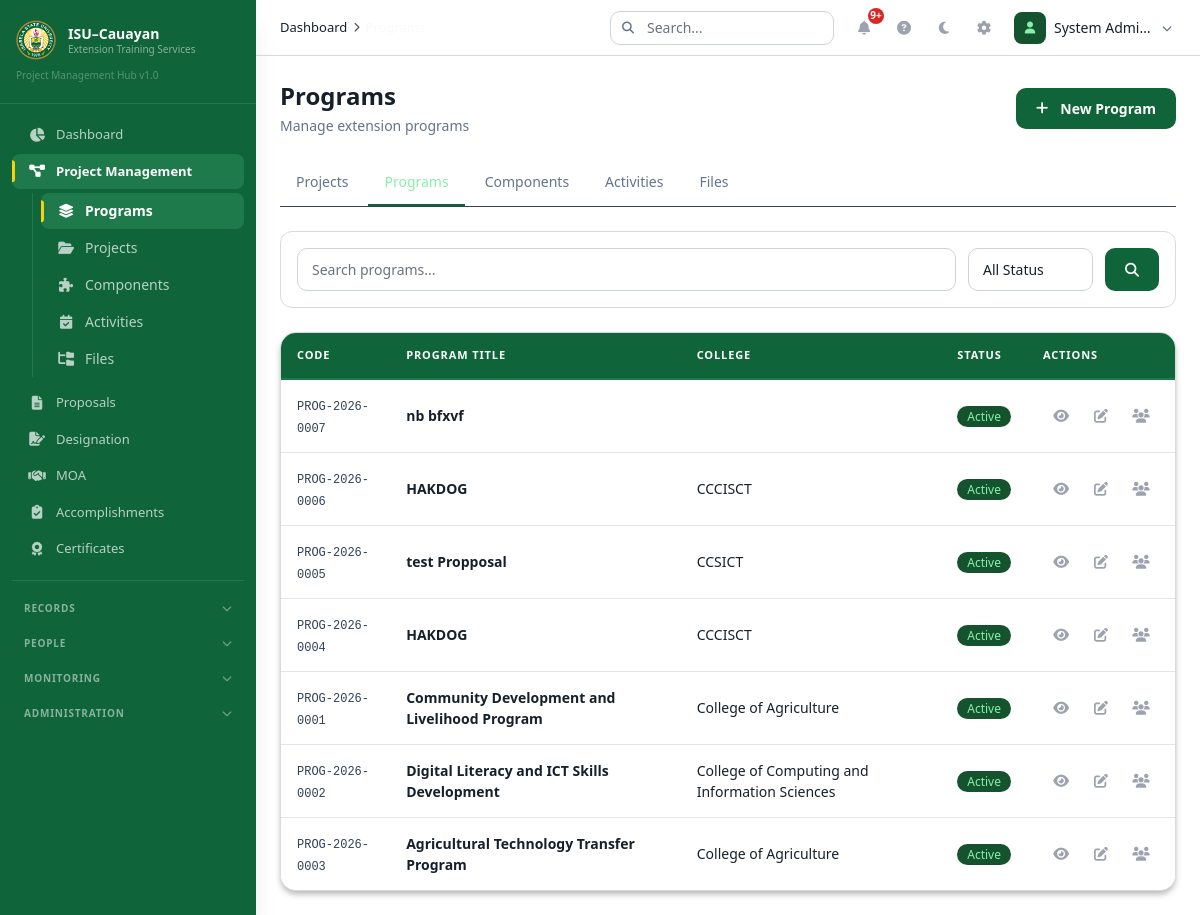
The page /index.php?module=programs (signed in) on the database its author committed.
### tables this page shows
CREATE TABLE `programs` (
  `id` int(11) NOT NULL,
  `program_code` varchar(30) NOT NULL,
  `title` varchar(255) NOT NULL,
  `description` text DEFAULT NULL,
  `college` varchar(150) DEFAULT NULL,
  `campus` varchar(100) DEFAULT NULL,
  `start_date` date DEFAULT NULL,
  `end_date` date DEFAULT NULL,
  `status` enum('draft','active','completed','archived') NOT NULL DEFAULT 'draft',
  `objectives` text DEFAULT NULL,
  `expected_outputs` text DEFAULT NULL,
  `budget_allocation` decimal(15,2) NOT NULL DEFAULT 0.00,
  `created_by` int(11) NOT NULL,
  `created_at` datetime NOT NULL DEFAULT current_timestamp(),
  `updated_at` datetime NOT NULL DEFAULT current_timestamp() ON UPDATE current_timestamp(),
  `deleted_at` datetime DEFAULT NULL
);

### controllers/Controllers.php (called while the page is built, shortened)
<?php
require_once __DIR__ . '/../config/helpers.php';
require_once __DIR__ . '/../includes/Permissions.php';
require_once __DIR__ . '/../includes/AssignmentVisibility.php';
class ProgramController {
    public function index() {
        $page = max(1, intval($_GET['page'] ?? 1));
        $limit = ITEMS_PER_PAGE;
        $offset = ($page - 1) * $limit;
        $result = AssignmentVisibility::getVisiblePrograms($_GET['search'] ?? '', $_GET['status'] ?? '', $limit, $offset);
        require_once __DIR__ . '/../layouts/header.php';
        require_once __DIR__ . '/../views/programs/index.php';
        require_once __DIR__ . '/../layouts/footer.php';
    }
}

### includes/Permissions.php (called while the page is built, shortened)
<?php
class Permissions {
    public static function getRole() { return $_SESSION['role'] ?? ''; }
    public static function isAdmin() { return self::getRole() === 'admin'; }
    public static function canCreateProgram() { return self::isAdmin() || self::isFaculty(); }
    public static function canEditProgram($id) {
        if (self::isAdmin()) return true;
        return self::isFaculty() && self::isAssignedToProgram($id);
    }
    public static function canAssignMembers() {
        return self::isAdmin() || self::isFaculty();
    }
}

### config/Database.php (called while the page is built, shortened)
<?php
class Database {
    private static $instance = null;
    private $conn;
    private function __construct() {
        try {
            $dsn = "mysql:host=" . DB_HOST . ";dbname=" . DB_NAME . ";charset=" . DB_CHARSET;
            $this->conn = new PDO($dsn, DB_USER, DB_PASS, [
                PDO::ATTR_ERRMODE => PDO::ERRMODE_EXCEPTION,
                PDO::ATTR_DEFAULT_FETCH_MODE => PDO::FETCH_ASSOC,
                PDO::ATTR_EMULATE_PREPARES => false,
            ]);
        } catch (PDOException $e) {
            die("Database connection failed: " . $e->getMessage());
        }
    }
    public static function getInstance() {
        if (self::$instance === null) self::$instance = new self();
        return self::$instance;
    }
    public function getConnection() { return $this->conn; }
}

### includes/AssignmentVisibility.php (called while the page is built, shortened)
<?php
class AssignmentVisibility {
    private static function isFaculty() { return ($_SESSION['role'] ?? '') === 'faculty'; }
    public static function getVisiblePrograms($search = '', $status = '', $limit = 50, $offset = 0) {
        $facultyId = self::isFaculty() ? self::getFacultyId() : null;
        $where = " WHERE p.deleted_at IS NULL";
        $params = [];
        $countSql = "SELECT COUNT(*) as count FROM programs p{$where}";
        $stmt = db()->prepare($countSql);
        $stmt->execute($params);
        $total = (int)$stmt->fetch()['count'];
        $sql = "SELECT p.* FROM programs p{$where} ORDER BY p.created_at DESC LIMIT ? OFFSET ?";
        $params[] = $limit; $params[] = $offset;
        $stmt = db()->prepare($sql);
        $stmt->execute($params);
        return ['data' => $stmt->fetchAll(), 'total' => $total];
    }
}

### views/programs/index.php (the view, shortened to what this page needs)
<div class="flex flex-col md:flex-row md:items-center justify-between gap-4 mb-6">
    <div><h1 class="text-2xl font-bold text-[#F9FAFB]">Programs</h1><p class="text-[#9CA3AF] text-sm mt-1">Manage extension programs</p></div>
    <?php if (Permissions::canCreateProgram()): ?>
        <button onclick="openCreateProgram()" class="btn-primary"><i class="fas fa-plus mr-1"></i> New Program</button>
    <?php endif; ?>
</div>
<?php require __DIR__ . '/../projects/navigation.php'; ?>
<div class="filter-bar mb-6">
    <form method="GET" id="programFilterForm" class="flex flex-col md:flex-row gap-3">
        <div class="flex-1"><input type="text" name="search" placeholder="Search programs..." value="<?= e($_GET['search'] ?? '') ?>" class="filter-input"></div>
        <select name="status" class="filter-select"><option value="">All Status</option></select>
        <button type="submit" class="btn-primary"><i class="fas fa-search"></i></button>
    </form>
</div>
<div id="programsTable">
    <div class="data-table-container">
        <?php if(empty($result['data'])): ?>
            <div class="empty-state"><div class="empty-state-icon"><i class="fas fa-layer-group"></i></div><h3 class="empty-state-title">No programs found</h3></div>
        <?php else: ?>
            <div class="overflow-x-auto"><table class="data-table"><thead><tr>
                <th>Code</th><th>Program Title</th><th>College</th><th>Status</th><th>Actions</th>
            </tr></thead><tbody>
                <?php foreach($result['data'] as $i=>$p): ?>
                    <tr class="animate-row" style="animation-delay:<?= $i*0.05 ?>s">
                        <td data-label="Code"><span class="table-code"><?= e($p['program_code']) ?></span></td>
                        <td data-label="Title"><span class="table-title"><?= e($p['title']) ?></span></td>
                        <td data-label="College"><span class="text-[#D1D5DB]"><?= e($p['college'] ?? '-') ?></span></td>
                        <td data-label="Status"><?= getStatusBadge($p['status']) ?></td>
                        <td data-label="Actions">
                            <div class="flex items-center justify-end gap-1">
                                <button onclick="viewProgram(<?= $p['id'] ?>, this)" class="action-btn" data-loading title="View"><i class="fas fa-eye text-sm"></i></button>
                                <?php if(Permissions::canEditProgram($p['id'])): ?>
                                    <button onclick="editProgram(<?= $p['id'] ?>, this)" class="action-btn" data-loading title="Edit"><i class="fas fa-edit text-sm"></i></button>
                                <?php endif; ?>
                                <?php if(Permissions::canAssignMembers()): ?>
                                    <button onclick="openAssignments('program', <?= $p['id'] ?>, '<?= e(addslashes($p['title'])) ?>')" class="action-btn" title="Assign"><i class="fas fa-users text-sm"></i></button>
                                <?php endif; ?>
                            </div>
                        </td>
                    </tr>
                <?php endforeach; ?>
            </tbody></table></div>
        <?php endif; ?>
    </div>
</div>

### config/helpers.php (shortened to what this page needs)
<?php
require_once __DIR__ . '/Database.php';
function db() { return Database::getInstance()->getConnection(); }
function e($str) { return htmlspecialchars($str ?? '', ENT_QUOTES, 'UTF-8'); }
function getStatusBadge($status) {
    $classes = [
        'draft' => 'bg-[#374151] text-[#E5E7EB]',
        'pending' => 'bg-[#78350F] text-[#FCD34D]',
        'submitted' => 'bg-[#1E3A8A] text-[#BFDBFE]',
        'under_review' => 'bg-[#1E3A8A] text-[#BFDBFE]',
        'active' => 'bg-[#14532D] text-[#86EFAC]',
        'ongoing' => 'bg-[#14532D] text-[#86EFAC]',
        'approved' => 'bg-[#14532D] text-[#86EFAC]',
        'completed' => 'bg-[#14532D] text-[#86EFAC]',
        'archived' => 'bg-[#374151] text-[#9CA3AF]',
        'returned' => 'bg-[#78350F] text-[#FCD34D]',
        'rejected' => 'bg-[#7F1D1D] text-[#FCA5A5]',
        'cancelled' => 'bg-[#7F1D1D] text-[#FCA5A5]',
        'expired' => 'bg-[#7F1D1D] text-[#FCA5A5]',
        'terminated' => 'bg-[#7F1D1D] text-[#FCA5A5]',
        'planned' => 'bg-[#374151] text-[#E5E7EB]',
        'in_progress' => 'bg-[#1E3A8A] text-[#BFDBFE]',
        'generated' => 'bg-[#1E3A8A] text-[#BFDBFE]',
        'printed' => 'bg-[#78350F] text-[#FCD34D]',
        'claimed' => 'bg-[#14532D] text-[#86EFAC]',
    ];
    $labels = ['under_review' => 'Under Review', 'in_progress' => 'In Progress'];
    $class = $classes[$status] ?? 'bg-[#374151] text-[#E5E7EB]';
    $label = $labels[$status] ?? ucfirst(str_replace('_', ' ', $status));
    return '<span class="px-2.5 py-0.5 rounded-full text-xs font-medium ' . $class . '">' . $label . '</span>';
}
function getSetting($key, $default = '') {
    $stmt = db()->prepare("SELECT setting_value FROM settings WHERE setting_key = ?");
    $stmt->execute([$key]);
    $result = $stmt->fetch();
    return $result ? $result['setting_value'] : $default;
}

### assets/css/app.css (style rules this page uses)
:root { --primary: #0F643A; --primary-hover: #1E7A4B; --primary-light: #14532D; --secondary: #F5D20C; --secondary-dark: #C4972C; --bg: #111827; --surface: #1F2937; --surface-alt: #243142; --border: #374151; --hover: #324152; --text: #F9FAFB; --text-secondary: #9CA3AF; --text-muted: #6B7280; --sidebar-bg: #0F643A; --sidebar-hover: #267C50; --sidebar-active: #1E7A4B; --success: #14532D; --success-text: #86EFAC; --warning: #78350F; --warning-text: #FCD34D; --danger: #7F1D1D; --danger-text: #FCA5A5; --info: #1E3A8A; --info-text: #BFDBFE; }
.animate-row { animation: fadeRow 0.3s ease-out; }
.data-table-container { background: #1F2937; border: 1px solid #374151; border-radius: 16px; overflow: hidden; box-shadow: 0 4px 6px -1px rgba(0,0,0,0.3); }
.data-table { width: 100%; border-collapse: separate; border-spacing: 0; }
.data-table thead th { background: #0F643A; color: #FFF; padding: 14px 16px; text-align: left; font-size: 11px; font-weight: 700; text-transform: uppercase; letter-spacing: 0.08em; border-bottom: 2px solid #1E7A4B; white-space: nowrap; position: sticky; top: 0; z-index: 10; }
.data-table tbody tr { transition: all 0.2s ease; }
.data-table tbody tr:nth-child(odd) { background: #1F2937; }
.data-table tbody tr:nth-child(even) { background: #243142; }
.data-table tbody td { padding: 14px 16px; font-size: 14px; color: #F9FAFB; border-bottom: 1px solid #2D3748; vertical-align: middle; }
.data-table tbody tr:last-child td { border-bottom: none; }
.table-title { color: #F9FAFB; font-weight: 600; font-size: 14px; }
.table-code { color: #86EFAC; font-family: 'SF Mono', 'Fira Code', monospace; font-size: 12px; font-weight: 500; }
.filter-bar { background: #1F2937; border: 1px solid #374151; border-radius: 12px; padding: 16px; }
.filter-input { background: #111827; border: 1px solid #374151; border-radius: 10px; color: #F9FAFB; padding: 10px 14px; font-size: 14px; transition: all 0.15s ease; width: 100%; }
.filter-input::placeholder { color: #6B7280; }
.filter-select { background: #111827; border: 1px solid #374151; border-radius: 10px; color: #F9FAFB; padding: 10px 14px; font-size: 14px; cursor: pointer; appearance: none; background-position: right 10px center; background-repeat: no-repeat; background-size: 20px; padding-right: 36px; }
.btn-primary { background: #0F643A; color: #FFF; padding: 10px 20px; border-radius: 10px; font-weight: 600; font-size: 14px; transition: all 0.15s ease; border: none; cursor: pointer; display: inline-flex; align-items: center; gap: 8px; }
.action-btn { display: inline-flex; align-items: center; justify-content: center; width: 36px; height: 36px; border-radius: 10px; background: transparent; color: #9CA3AF; transition: all 0.15s ease; border: none; cursor: pointer; }
[data-theme="light"] body { background:#f4f7f6!important;color:#16202a!important }
[data-theme="light"] .data-table-container,[data-theme="light"] .filter-bar,[data-theme="light"] .card,[data-theme="light"] .stat-card,[data-theme="light"] .sketch-board { background:#fff!important;border-color:#d5ddd9!important;color:#16202a }
[data-theme="light"] .data-table tbody tr:nth-child(odd),[data-theme="light"] .data-table tbody tr:nth-child(even) { background:#fff!important }
[data-theme="light"] .data-table tbody td,[data-theme="light"] .table-title { color:#16202a!important;border-color:#e2e8e5!important }
[data-theme="light"] .table-date,[data-theme="light"] .table-code { color:#334155!important }
[data-theme="light"] .filter-input,[data-theme="light"] .filter-select,[data-theme="light"] .form-input,[data-theme="light"] .form-select { background:#fff!important;color:#16202a!important;border-color:#cbd5d1!important }
[data-theme="light"] [class*="bg-[#111827]"],[data-theme="light"] [class*="bg-[#1F2937]"] { background:#fff!important }
[data-theme="light"] [class*="text-[#F9FAFB]"],[data-theme="light"] [class*="text-[#D1D5DB]"] { color:#16202a!important }
[data-theme="light"] [class*="text-[#9CA3AF]"],[data-theme="light"] [class*="text-[#6B7280]"] { color:#64748b!important }

### rows shown on the page
programs: program_code "PROG-2026-0007", title "nb bfxvf", status "Active"
programs: program_code "PROG-2026-0006", title "HAKDOG", college "CCCISCT", status "Active"
programs: program_code "PROG-2026-0005", title "test Propposal", college "CCSICT", status "Active"
programs: program_code "PROG-2026-0004", title "HAKDOG", college "CCCISCT", status "Active"
programs: program_code "PROG-2026-0001", title "Community Development and Livelihood Program", college "College of Agriculture", status "Active"
programs: program_code "PROG-2026-0002", title "Digital Literacy and ICT Skills Development", college "College of Computing and Information Sciences", status "Active"
programs: program_code "PROG-2026-0003", title "Agricultural Technology Transfer Program", college "College of Agriculture", status "Active"

### other values the page prints
$item['label'] "Dashboard"
$item['label'] "Project Management"
$child['label'] "Programs"
$child['label'] "Projects"
$child['label'] "Components"
$child['label'] "Activities"
$child['label'] "Files"
$item['label'] "Proposals"
$item['label'] "Designation"
$item['label'] "MOA"
$item['label'] "Accomplishments"
$item['label'] "Certificates"
$group['label'] "RECORDS"
$group['label'] "PEOPLE"
$group['label'] "MONITORING"
